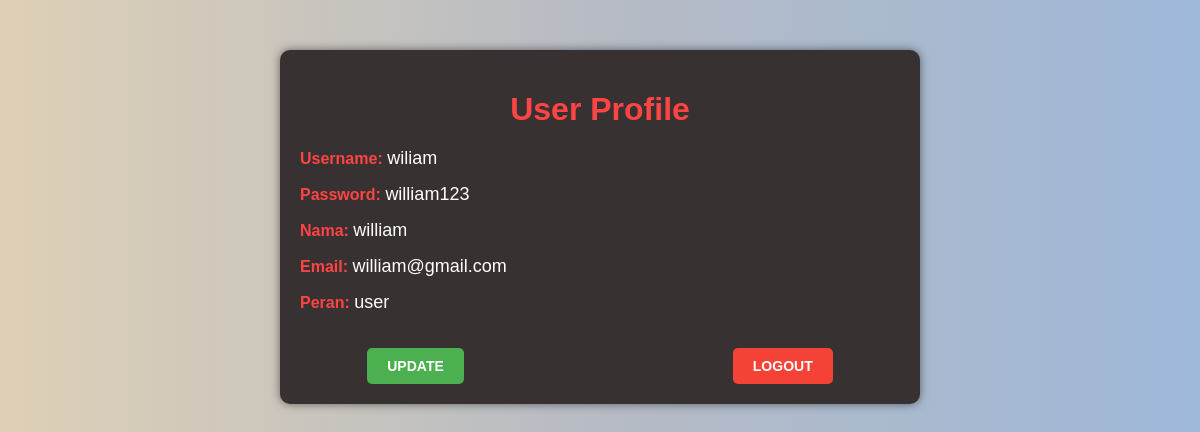
The page /detail-user.php?id=14 on the database its author committed.
### tables this page shows
CREATE TABLE `user` (
  `id` int(11) NOT NULL,
  `username` varchar(25) NOT NULL,
  `password` varchar(20) NOT NULL,
  `nama` varchar(30) NOT NULL,
  `email` varchar(25) NOT NULL,
  `peran` varchar(5) NOT NULL
);

### detail-user.php (the view, shortened to what this page needs)
<?php
require "includes/connection.php";
?>
<!DOCTYPE html>
<html lang="en">
<head>
    <link rel="stylesheet" href="detail-user.css">
</head>
<body>
    <?php
    $id = $_GET['id'];
    $query = "SELECT * FROM user WHERE id = $id";
    $result = mysqli_query($conn, $query);
    foreach ($result as $data) {
        ?>
        <div class="user-profile">
            <h1>User Profile</h1>
            <div class="profile-info">
                <div class="profile-item">
                    <label for="username">Username:</label>
                    <span name="username">
                        <?php echo "$data[username]" ?>
                    </span>
                </div>
                <div class="profile-item">
                    <label for="password">Password:</label>
                    <span name="username">
                        <?php echo "$data[password]" ?>
                    </span>
                </div>
                <div class="profile-item">
                    <label for="nama">Nama:</label>
                    <span name="nama">
                        <?php echo "$data[nama]" ?>
                    </span>
                </div>
                <div class="profile-item">
                    <label for="email">Email:</label>
                    <span name="email">
                        <?php echo "$data[email]" ?>
                    </span>
                </div>
                <div class="profile-item">
                    <label for="peran">Peran:</label>
                    <span name="peran">
                        <?php echo "$data[peran]" ?>
                    </span>
                </div>
                <div class="btn-container">
                <a href="update-user-user.php"><button class="update-btn">Update</button></a><br>
                <a href="logout.php"><button class="logout-btn">Logout</button></a>
                </div>
            </div>
        </div>
        <?php
    }
    ?>
</body>
</html>

### detail-user.css (style rules this page uses)
body { margin: 0; padding: 0; font-family: Arial, sans-serif; background: linear-gradient(to right, #DED0B6, #B6BBC4, #9EB8D9); color: #fff; }
.user-profile { max-width: 600px; margin: 50px auto; padding: 20px; border-radius: 10px; background-color: rgb(55, 49, 49); box-shadow: 0 0 10px rgba(0, 0, 0, 0.5); }
.user-profile h1 { text-align: center; color: #ff4444; margin-bottom: 20px; }
.profile-info { display: flex; flex-direction: column; }
.profile-item { margin-bottom: 15px; }
.profile-item label { font-weight: bold; color: #ff4444; margin-bottom: 5px; }
.profile-item span { color: #fff; font-size: 18px; }
.btn-container { display: flex; justify-content: space-around; align-items: center; margin-top: 20px; }
.update-btn, .logout-btn { padding: 10px 20px; border: none; border-radius: 5px; cursor: pointer; font-size: 14px; font-weight: bold; text-transform: uppercase; outline: none; transition: all 0.3s ease; }
.update-btn { background-color: #4CAF50; color: white; }
.logout-btn { background-color: #f44336; color: white; }

### rows shown on the page
user: username "wiliam", password "william123", nama "william", email "william@gmail.com", peran "user"
